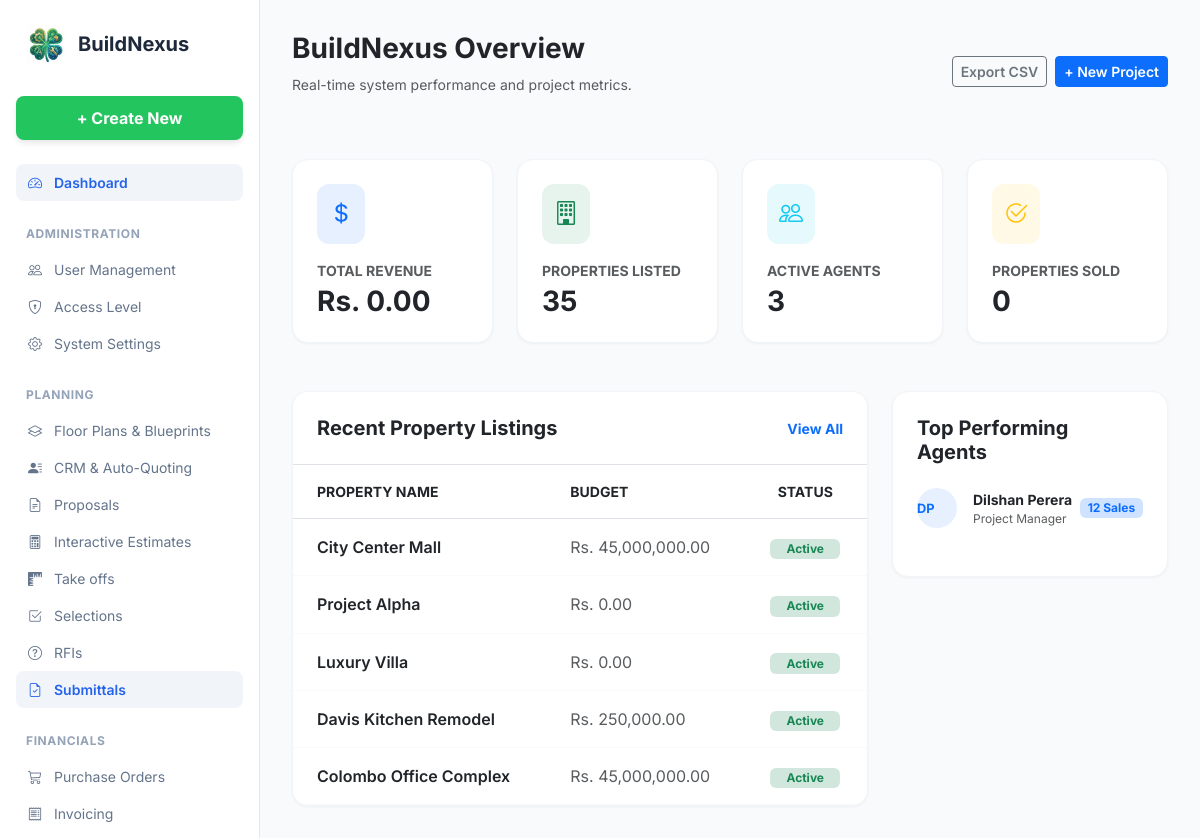
Page /admin_dashboard.php (signed in) on the committed database.
### tables this page shows
CREATE TABLE `projects` (
  `id` int(11) NOT NULL AUTO_INCREMENT,
  `project_name` varchar(150) NOT NULL,
  `project_code` varchar(50) NOT NULL,
  `client_id` int(11) DEFAULT NULL,
  `client_name` varchar(100) DEFAULT NULL,
  `pm_id` int(11) DEFAULT NULL,
  `budget` decimal(15,2) DEFAULT 0.00,
  `location` varchar(255) DEFAULT NULL,
  `start_date` date DEFAULT NULL,
  `end_date` date DEFAULT NULL,
  `stage` enum('Planning','Earthwork','Framing','Roofing','Finishing','Handover') DEFAULT 'Planning',
  `progress_percent` int(11) DEFAULT 0,
  `status` enum('Active','Completed','On Hold','Archived') DEFAULT 'Active',
  `thumbnail_url` varchar(255) DEFAULT NULL,
  `created_at` timestamp NOT NULL DEFAULT current_timestamp(),
  `updated_at` timestamp NOT NULL DEFAULT current_timestamp() ON UPDATE current_timestamp(),
  PRIMARY KEY (`id`),
  UNIQUE KEY `project_code` (`project_code`)
);

### admin_dashboard.php (the view, shortened to what this page needs)
<?php
require 'db.php';
try {
    $properties_listed = $pdo->query("SELECT COUNT(*) FROM projects")->fetchColumn();
    $total_revenue = $pdo->query("SELECT SUM(total_amount) FROM purchase_orders WHERE status = 'Approved'")->fetchColumn() ?: 0;
    $active_agents = $pdo->query("SELECT COUNT(*) FROM users WHERE role = 'Project Manager'")->fetchColumn();
    $properties_sold = $pdo->query("SELECT COUNT(*) FROM projects WHERE status = 'Completed'")->fetchColumn();
    $recent_listings = $pdo->query("SELECT project_name, budget, status FROM projects ORDER BY created_at DESC LIMIT 5")->fetchAll();
} catch (PDOException $e) {
    die("Database Error: " . $e->getMessage());
}
?>
<!DOCTYPE html>
<html lang="en">
<head>
    <link href="https://cdn.jsdelivr.net/npm/bootstrap@5.3.0/dist/css/bootstrap.min.css" rel="stylesheet">
    <link rel="stylesheet" href="https://cdn.jsdelivr.net/npm/bootstrap-icons@1.10.0/font/bootstrap-icons.css">
</head>
<body>
    <aside class="sidebar">
        <a href="index.php" class="sidebar-brand">
            <img src="images/logo.png" alt="BuildNexus" style="width: 40px; height: 40px; object-fit: contain;">
            <span style="font-weight: 700; font-size: 1.25rem;">BuildNexus</span>
        </a>
        <a href="#" class="btn-create">+ Create New</a>
        <a href="admin_dashboard.php" class="nav-link-custom active">
            <i class="bi bi-speedometer2"></i> Dashboard
        </a>
        <p class="nav-category">Administration</p>
        <a href="user_management.php" class="nav-link-custom"><i class="bi bi-people"></i> User Management</a>
        <a href="access_levels.php" class="nav-link-custom"><i class="bi bi-shield-lock"></i> Access Level</a>
        <a href="system_settings.php" class="nav-link-custom"><i class="bi bi-gear"></i> System Settings</a>
        <p class="nav-category">Planning</p>
        <a href="features/floor-plans.php" class="nav-link-custom">
            <i class="bi bi-layers"></i> Floor Plans & Blueprints
        </a>
        <a href="features/crm.php" class="nav-link-custom"><i class="bi bi-person-lines-fill"></i> CRM & Auto-Quoting</a>
        <a href="features/proposals.php" class="nav-link-custom"><i class="bi bi-file-earmark-text"></i> Proposals</a>
        <a href="features/interactive-estimates.php" class="nav-link-custom"><i class="bi bi-calculator"></i> Interactive Estimates</a>
        <a href="features/takeoffs.php" class="nav-link-custom"><i class="bi bi-rulers"></i> Take offs</a>
        <a href="features/selections.php" class="nav-link-custom"><i class="bi bi-check2-square"></i> Selections</a>
        <a href="features/rfi.php" class="nav-link-custom"><i class="bi bi-question-circle"></i> RFIs</a>
        <a href="features/submittals.php" class="nav-link-custom active"><i class="bi bi-file-earmark-check"></i> Submittals</a>
        <p class="nav-category">Financials</p>
        <a href="features/procurement.php" class="nav-link-custom"><i class="bi bi-cart3"></i> Purchase Orders</a>
        <a href="features/invoicing.php" class="nav-link-custom"><i class="bi bi-receipt"></i> Invoicing</a>
        <a href="features/online-payments.php" class="nav-link-custom"><i class="bi bi-credit-card"></i> Payments</a>
    </aside>
    <main class="main-content">
        <header class="d-flex justify-content-between align-items-center mb-5">
            <div>
                <h1 class="h3 fw-bold text-dark">BuildNexus Overview</h1>
                <p class="text-muted small">Real-time system performance and project metrics.</p>
            </div>
            <div class="d-flex gap-2">
                <button class="btn btn-outline-secondary btn-sm fw-semibold">Export CSV</button>
                <a href="features/projects.php" class="btn btn-primary btn-sm fw-semibold">+ New Project</a>
            </div>
        </header>
        <div class="row g-4 mb-5">
            <div class="col-md-3">
                <div class="stat-card">
                    <div class="stat-icon bg-primary bg-opacity-10 text-primary">
                        <i class="bi bi-currency-dollar fs-4"></i>
                    </div>
                    <p class="text-muted fw-bold small text-uppercase mb-1">Total Revenue</p>
                    <h3 class="fw-bold text-dark mb-0">Rs. <?= number_format($total_revenue, 2); ?></h3>
                </div>
            </div>
            <div class="col-md-3">
                <div class="stat-card">
                    <div class="stat-icon bg-success bg-opacity-10 text-success">
                        <i class="bi bi-building fs-4"></i>
                    </div>
                    <p class="text-muted fw-bold small text-uppercase mb-1">Properties Listed</p>
                    <h3 class="fw-bold text-dark mb-0"><?= $properties_listed; ?></h3>
                </div>
            </div>
            <div class="col-md-3">
                <div class="stat-card">
                    <div class="stat-icon bg-info bg-opacity-10 text-info">
                        <i class="bi bi-people fs-4"></i>
                    </div>
                    <p class="text-muted fw-bold small text-uppercase mb-1">Active Agents</p>
                    <h3 class="fw-bold text-dark mb-0"><?= $active_agents; ?></h3>
                </div>
            </div>
            <div class="col-md-3">
                <div class="stat-card">
                    <div class="stat-icon bg-warning bg-opacity-10 text-warning">
                        <i class="bi bi-check2-circle fs-4"></i>
                    </div>
                    <p class="text-muted fw-bold small text-uppercase mb-1">Properties Sold</p>
                    <h3 class="fw-bold text-dark mb-0"><?= $properties_sold; ?></h3>
                </div>
            </div>
        </div>
        <div class="row g-4">
            <div class="col-lg-8">
                <div class="table-card">
                    <div class="p-4 border-bottom d-flex justify-content-between align-items-center bg-white">
                        <h5 class="mb-0 fw-bold">Recent Property Listings</h5>
                        <a href="features/projects.php" class="text-primary small fw-bold text-decoration-none">View All</a>
                    </div>
                    <div class="table-responsive">
                        <table class="table table-hover mb-0 align-middle">
                            <thead class="bg-light text-muted small text-uppercase fw-bold">
                                <tr>
                                    <th class="px-4 py-3">Property Name</th>
                                    <th class="px-4 py-3">Budget</th>
                                    <th class="px-4 py-3 text-center">Status</th>
                                </tr>
                            </thead>
                            <tbody>
                                <?php foreach ($recent_listings as $list): ?>
                                    <tr style="border-bottom: 1px solid #f8fafc;">
                                        <td class="px-4 py-3 fw-semibold"><?= htmlspecialchars($list['project_name']); ?></td>
                                        <td class="px-4 py-3 text-muted">Rs. <?= number_format($list['budget'], 2); ?></td>
                                        <td class="px-4 py-3 text-center">
                                            <span class="badge <?= $list['status'] == 'Active' ? 'bg-success-subtle text-success' : 'bg-secondary-subtle text-secondary'; ?> px-3">
                                                <?= $list['status']; ?>
                                            </span>
                                        </td>
                                    </tr>
                                <?php endforeach; ?>
                            </tbody>
                        </table>
                    </div>
                </div>
            </div>
            <div class="col-lg-4">
                <div class="table-card p-4">
                    <h5 class="fw-bold mb-4">Top Performing Agents</h5>
                    <div class="d-flex align-items-center justify-content-between mb-4">
                        <div class="d-flex align-items-center gap-3">
                            <div class="bg-primary bg-opacity-10 text-primary fw-bold rounded-circle d-flex align-items-center justify-center" style="width: 40px; height: 40px; font-size: 0.8rem;">DP</div>
                            <div>
                                <p class="mb-0 fw-bold small">Dilshan Perera</p>
                                <p class="mb-0 text-muted" style="font-size: 0.75rem;">Project Manager</p>
                            </div>
                        </div>
                        <span class="badge bg-primary-subtle text-primary">12 Sales</span>
                    </div>
                </div>
            </div>
        </div>
    </main>
</body>
</html>

### admin_dashboard.php (style rules this page uses)
body { font-family: 'Inter', sans-serif; background-color: #f8fafc; overflow: hidden; }
.sidebar { width: 260px; height: 100vh; background-color: #ffffff; border-right: 1px solid #e2e8f0; padding: 1.5rem 1rem; display: flex; flex-direction: column; overflow-y: auto; position: fixed; left: 0; top: 0; z-index: 1000; }
.sidebar-brand { display: flex; align-items: center; gap: 12px; padding: 0 10px 2rem 10px; text-decoration: none; color: #1e293b; }
.btn-create { background-color: #22c55e; color: white; font-weight: 700; padding: 10px; border-radius: 8px; text-align: center; text-decoration: none; margin-bottom: 1.5rem; box-shadow: 0 4px 6px -1px rgba(0, 0, 0, 0.1); transition: background 0.2s; }
.nav-category { font-size: 0.75rem; font-weight: 700; color: #94a3b8; text-transform: uppercase; letter-spacing: 0.05em; margin: 1.5rem 0 0.5rem 10px; }
.nav-link-custom { display: flex; align-items: center; gap: 12px; padding: 8px 12px; font-size: 0.875rem; color: #64748b; text-decoration: none; border-radius: 8px; transition: all 0.2s; }
.nav-link-custom.active { background-color: #f1f5f9; color: #2563eb; font-weight: 600; }
.main-content { margin-left: 260px; padding: 2rem; height: 100vh; overflow-y: auto; }
.stat-card { background: white; padding: 1.5rem; border-radius: 1rem; border: 1px solid #f1f5f9; box-shadow: 0 1px 3px rgba(0, 0, 0, 0.05); }
.stat-icon { padding: 0.75rem; border-radius: 0.75rem; display: inline-flex; align-items: center; justify-content: center; margin-bottom: 1rem; }
.table-card { background: white; border-radius: 1rem; border: 1px solid #f1f5f9; box-shadow: 0 1px 3px rgba(0, 0, 0, 0.05); overflow: hidden; }

### rows in the picture
projects: project_name "City Center Mall", budget "45,000,000.00", status "Active"
projects: project_name "Project Alpha", budget "0.00", status "Active"
projects: project_name "Luxury Villa", budget "0.00", status "Active"
projects: project_name "Davis Kitchen Remodel", budget "250,000.00", status "Active"
projects: project_name "Colombo Office Complex", budget "45,000,000.00", status "Active"

### other values in the picture
$total_revenue "0.00"
$properties_listed "35"
$active_agents "3"
$properties_sold "0"
